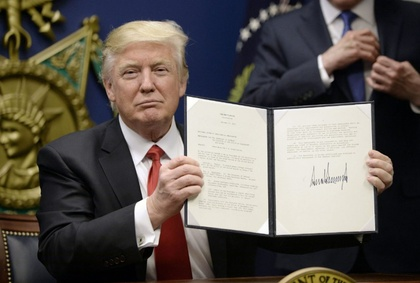
%> input picture Trump.jpg, 420 x 283 px, shrunk from 1086 x 731 before the run
$ octave filters.m   (GNU Octave 9; MATLAB toolbox functions it lacks are replaced by stand-ins)
%> lines starting %> are read from the running program, lines starting %| are printed output that depends on the picture
%-------------------------------------------------------------------------
% ========================
% Filters
% ========================
%
% Copyright (C): Yumin Chen
%
% 09/Feb/2017
%
% -------------------------------------------------------------------------

% Clear and clean enviroment
clc;        % Clear command line
clear all;  % Clear all variables
close all;  % Close all sub-windows

% Read image
image = im2double(imread('Trump.jpg'));
gray = rgb2gray(image);
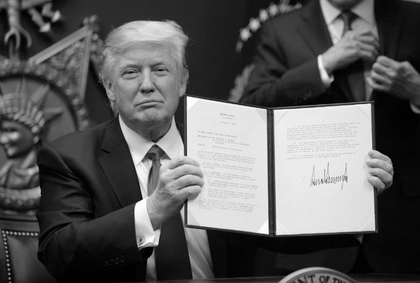
%> gray: size 283x420 double; min 0, max 1, mean 0.362


[height, width, depth] = size(image);
%> height = 283; width = 420; depth = 3

gauss = [1 4 1;
         4 7 4;
         1 4 1]/27;

output = image;

for x = 2:width - 1
    for y = 2: height - 1
        for i = 1:3
            area = image(y-1:y+1, x-1:x+1, i);
            filteredArea = area .* gauss;
            output(y-1:y+1, x-1:x+1, i) = sum(filteredArea(:));
        end
    end
end
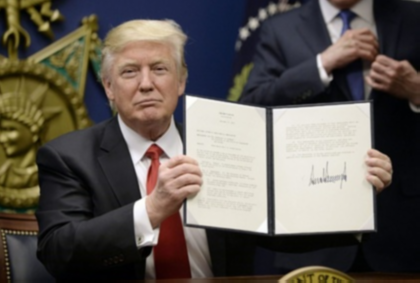
%> output: size 283x420x3 double; mean R, G, B 0.384, 0.357, 0.33


figure;
subplot(1,2,1), imshow(image), title('Original');
subplot(1,2,2), imshow(output), title('Filtered');
